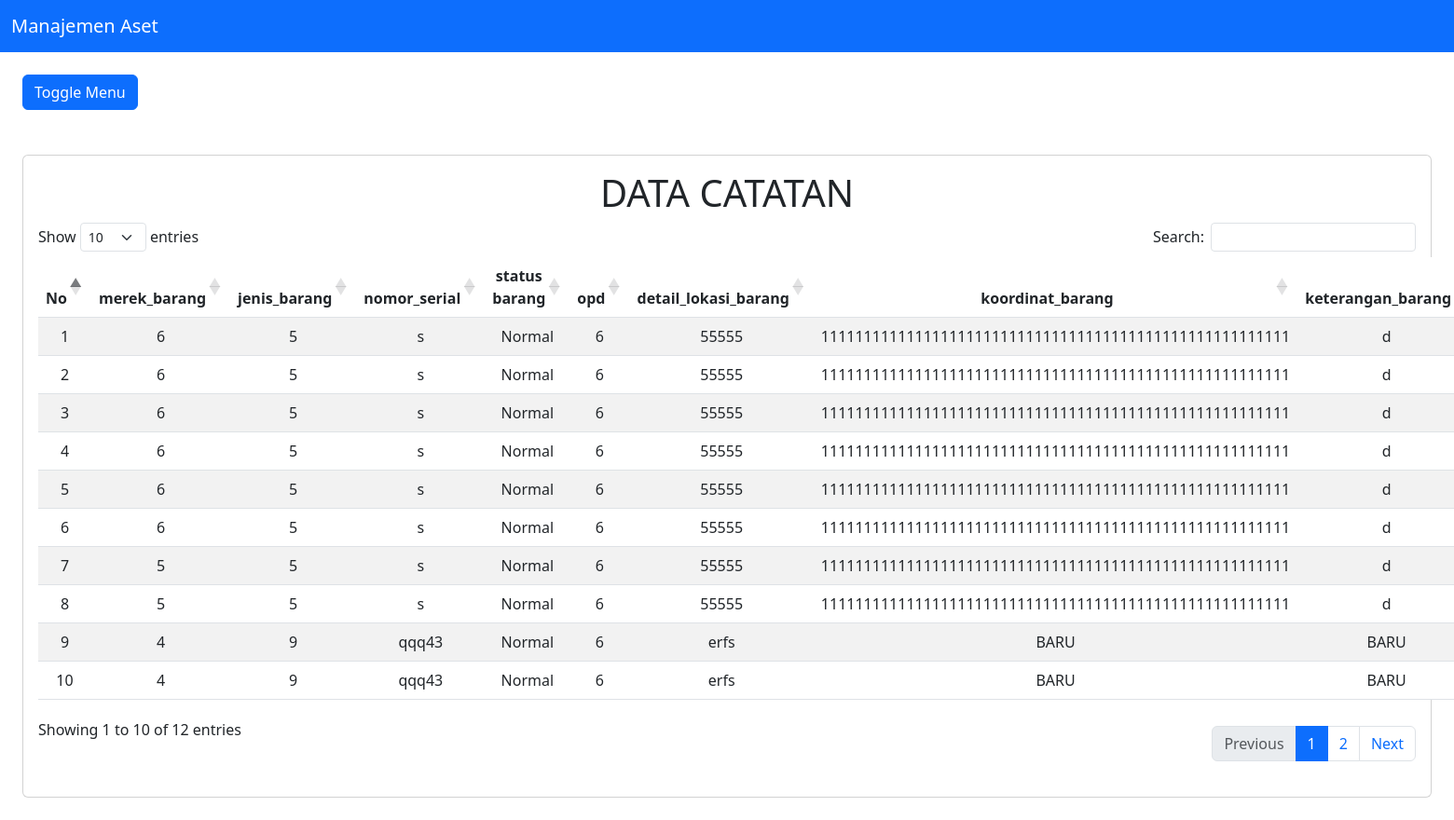
Page /catatan/index.php on the committed database.
### tables this page shows
CREATE TABLE `catatan`  (
  `id_catatan` int NOT NULL AUTO_INCREMENT,
  `id_barang_catatan` int NOT NULL DEFAULT current_timestamp,
  `join_merek_barang_catatan` varchar(255) NULL DEFAULT NULL,
  `join_jenis_barang_catatan` varchar(255) NULL DEFAULT NULL,
  `nomor_serial_barang_catatan` varchar(255) NULL DEFAULT NULL,
  `status_barang_catatan` varchar(255) NULL DEFAULT NULL,
  `join_opd_catatan` varchar(255) NULL DEFAULT NULL,
  `detail_lokasi_barang_catatan` varchar(255) NULL DEFAULT NULL,
  `koordinat_barang_catatan` varchar(255) NULL DEFAULT NULL,
  `keterangan_barang_catatan` varchar(255) NULL DEFAULT NULL,
  `tanggal_masuk_barang_catatan` varchar(255) NULL DEFAULT NULL,
  `tanggal_update_barang_catatan` varchar(255) NULL DEFAULT NULL,
  `join_user_catatan` varchar(255) NULL DEFAULT NULL,
  `gambar_barang_catatan` varchar(255) NULL DEFAULT NULL,
  `keterangan_catatan` varchar(255) NULL DEFAULT NULL,
  PRIMARY KEY (`id_catatan`) USING BTREE,
  INDEX `tanggal_update`(`id_barang_catatan`) USING BTREE
);

### koneksi.php (called while the page is built)
<?php
$db = mysqli_connect("localhost", "root", "", "pendataan");
function query($query)
{
    global $db;
    $result = mysqli_query($db, $query);
    $rows = [];
    while ($row = mysqli_fetch_assoc($result)) {
        $rows[] = $row;
    }
    return $rows;
}

### catatan/index.php (the view, shortened to what this page needs)
<?php
require '../header.php';
require "../koneksi.php";
$catatan = query("SELECT * FROM catatan
ORDER BY id_catatan DESC");
?>
<body>
  <div class="p-4" id="main-content">
    <button class="btn btn-primary" id="button-toggle">
      Toggle Menu
    </button>
    <div class="card mt-5">
      <div class="card-body">
        <h1 style="text-align:center">DATA CATATAN</h1>
        <table class="table table-striped" id="datatable">
          <thead>
            <tr style="text-align:center">
              <th width="15%" style="text-align:center">No</th>
              <th style="text-align:center">merek_barang</th>
              <th style="text-align:center">jenis_barang</th>
              <th style="text-align:center">nomor_serial</th>
              <th style="text-align:center">status barang</th>
              <th style="text-align:center">opd</th>
              <th style="text-align:center">detail_lokasi_barang</th>
              <th style="text-align:center">koordinat_barang</th>
              <th style="text-align:center">keterangan_barang</th>
            </tr>
          </thead>
          <tbody>
            <?php $no = 1; ?>
            <?php foreach ($catatan as $row) : ?>
              <tr>
                <td width="5%" style="text-align: center;" scope="row"><?= $no; ?></td>
                <td style="text-align: center;"><?= $row["join_merek_barang_catatan"]; ?></td>
                <td style="text-align: center;"><?= $row["join_jenis_barang_catatan"]; ?></td>
                <td style="text-align: center;"><?= $row["nomor_serial_barang_catatan"]; ?></td>
                <td style="text-align: center;"><?= $row["status_barang_catatan"]; ?></td>
                <td style="text-align: center;"><?= $row["join_opd_catatan"]; ?></td>
                <td style="text-align: center;"><?= $row["detail_lokasi_barang_catatan"]; ?></td>
                <td style="text-align: center;"><?= $row["koordinat_barang_catatan"]; ?></td>
                <td style="text-align: center;"><?= $row["keterangan_barang_catatan"]; ?></td>
              </tr>
            <?php $no++;
            endforeach; ?>
          </tbody>
        </table>
      </div>
    </div>
  </div>
</body>
<?php require '../footer.php'; ?>

### side.php (style rules this page uses)
#main-content { transition: 0.4s; }

### rows in the picture
catatan: join_merek_barang_catatan "6", join_jenis_barang_catatan "5", nomor_serial_barang_catatan "s", status_barang_catatan "Normal", join_opd_catatan "6", detail_lokasi_barang_catatan "55555", koordinat_barang_catatan "1111111111111111111111111111111111111111111111111111111", keterangan_barang_catatan "d"
catatan: join_merek_barang_catatan "6", join_jenis_barang_catatan "5", nomor_serial_barang_catatan "s", status_barang_catatan "Normal", join_opd_catatan "6", detail_lokasi_barang_catatan "55555", koordinat_barang_catatan "1111111111111111111111111111111111111111111111111111111", keterangan_barang_catatan "d"
catatan: join_merek_barang_catatan "6", join_jenis_barang_catatan "5", nomor_serial_barang_catatan "s", status_barang_catatan "Normal", join_opd_catatan "6", detail_lokasi_barang_catatan "55555", koordinat_barang_catatan "1111111111111111111111111111111111111111111111111111111", keterangan_barang_catatan "d"
catatan: join_merek_barang_catatan "6", join_jenis_barang_catatan "5", nomor_serial_barang_catatan "s", status_barang_catatan "Normal", join_opd_catatan "6", detail_lokasi_barang_catatan "55555", koordinat_barang_catatan "1111111111111111111111111111111111111111111111111111111", keterangan_barang_catatan "d"
catatan: join_merek_barang_catatan "6", join_jenis_barang_catatan "5", nomor_serial_barang_catatan "s", status_barang_catatan "Normal", join_opd_catatan "6", detail_lokasi_barang_catatan "55555", koordinat_barang_catatan "1111111111111111111111111111111111111111111111111111111", keterangan_barang_catatan "d"
catatan: join_merek_barang_catatan "6", join_jenis_barang_catatan "5", nomor_serial_barang_catatan "s", status_barang_catatan "Normal", join_opd_catatan "6", detail_lokasi_barang_catatan "55555", koordinat_barang_catatan "1111111111111111111111111111111111111111111111111111111", keterangan_barang_catatan "d"
catatan: join_merek_barang_catatan "5", join_jenis_barang_catatan "5", nomor_serial_barang_catatan "s", status_barang_catatan "Normal", join_opd_catatan "6", detail_lokasi_barang_catatan "55555", koordinat_barang_catatan "1111111111111111111111111111111111111111111111111111111", keterangan_barang_catatan "d"
catatan: join_merek_barang_catatan "5", join_jenis_barang_catatan "5", nomor_serial_barang_catatan "s", status_barang_catatan "Normal", join_opd_catatan "6", detail_lokasi_barang_catatan "55555", koordinat_barang_catatan "1111111111111111111111111111111111111111111111111111111", keterangan_barang_catatan "d"
catatan: join_merek_barang_catatan "4", join_jenis_barang_catatan "9", nomor_serial_barang_catatan "qqq43", status_barang_catatan "Normal", join_opd_catatan "6", detail_lokasi_barang_catatan "erfs", koordinat_barang_catatan "BARU", keterangan_barang_catatan "BARU"
catatan: join_merek_barang_catatan "4", join_jenis_barang_catatan "9", nomor_serial_barang_catatan "qqq43", status_barang_catatan "Normal", join_opd_catatan "6", detail_lokasi_barang_catatan "erfs", koordinat_barang_catatan "BARU", keterangan_barang_catatan "BARU"
